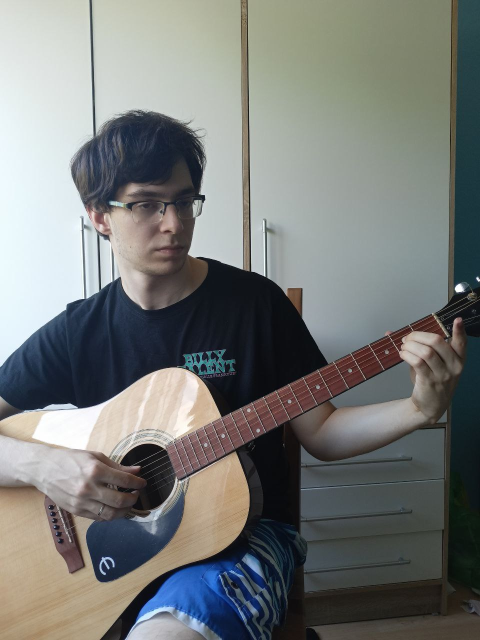
#> input picture src/data/raw_images/chords/A/far.jpg, 960 x 1280 px (shown at 1/2 size)
$ jupyter execute --allow-errors image_test.ipynb
#> lines starting #> are read from the running program, lines starting #| are printed output that depends on the picture
[cell 1]
from yolo.yolo import YOLO
import cv2
import numpy as np
import landmark.hand_landmarks
from importlib import reload

[cell 2]
img = cv2.imread('data/raw_images/chords/A/far.jpg')
#> img is the input picture: shape (1280, 960, 3); mean B, G, R 120, 122.2, 119.4

[cell 3]
print(img.shape)
#| (1280, 960, 3)
img_small = img.copy()

[cell 4]
img_small = img[640:1280]
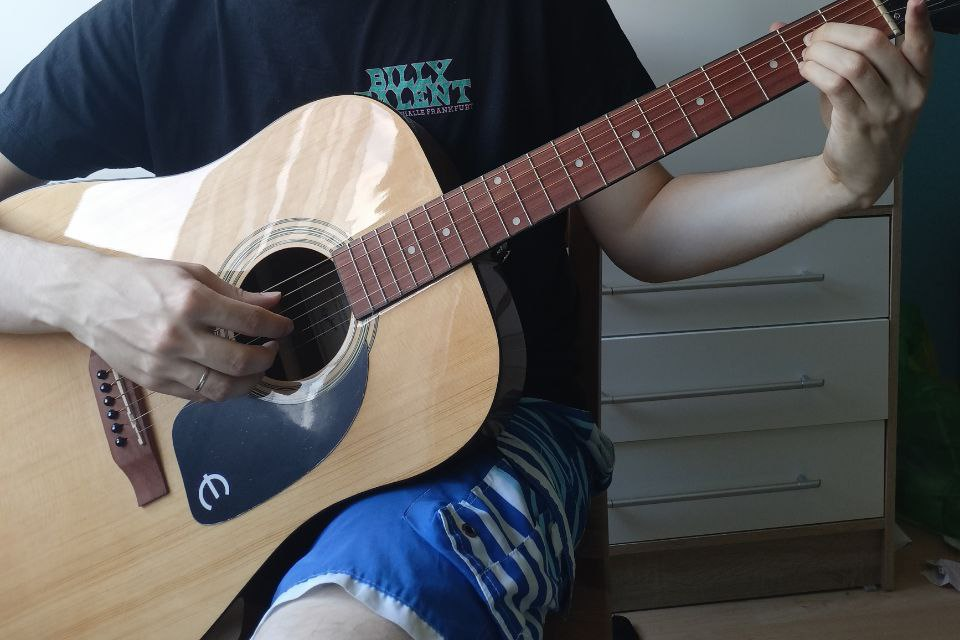
#> img_small: shape (640, 960, 3); mean B, G, R 90.2, 89.7, 90.8
# img_small = img.copy()
# img_small = cv2.resize(img_small, (320, 320))
scale = 2
# [4 lines of commented-out code are left out]

[cell 5]
print(img_small.shape)
#| (640, 960, 3)

[cell 6]
cv2.imshow('test', img_small)
cv2.waitKey(0)
cv2.destroyAllWindows()

[cell 7]
hand_landmarks = reload(landmark.hand_landmarks)
#> (the rest of this cell did not finish here and is left out)

#> (a cell that did not finish here is left out)

[cell 9]
# [4 lines of commented-out code are left out]

#> (a cell that did not finish here is left out)

#> (a cell that did not finish here is left out)

[cell 12]
chord_extr = {
    #     ymn, ymx, xmn, xmx
    'A': (500, 900, 350, 650),
    'B': (400, 800, 500, 900),
    'C': (400, 800, 500, 900),
    'D': (400, 800, 500, 900),
    'E': (400, 800, 500, 900),
    'F': (400, 800, 500, 900),
    'G': (400, 800, 500, 900)
}

for chord in ['A', 'B', 'C', 'D', 'E', 'F', 'G']:
    img = cv2.imread(f'data/raw_images/chords/{chord}/close.jpg')
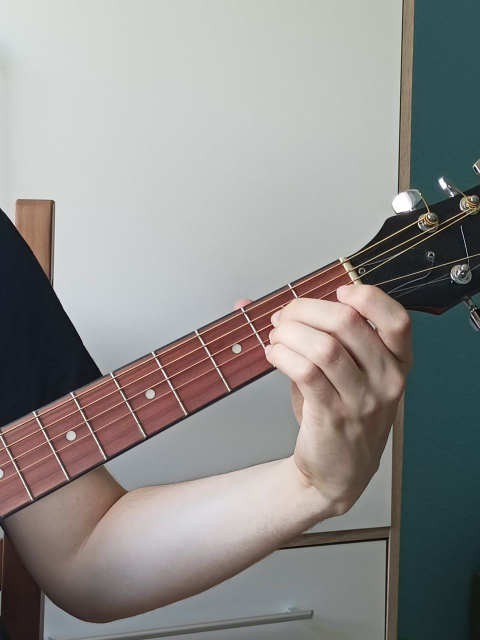
#> input picture src/data/raw_images/chords/A/close.jpg, 960 x 1280 px (shown at 1/2 size)
#> img is the input picture: shape (1280, 960, 3); mean B, G, R 138.8, 140.9, 142.5
    print(img.shape)
#| (1280, 960, 3)
    ymin = chord_extr[chord][0]
    ymax = chord_extr[chord][1]
    xmin = chord_extr[chord][2]
    xmax = chord_extr[chord][3]
    extracted = img[ymin:ymax, xmin:xmax]
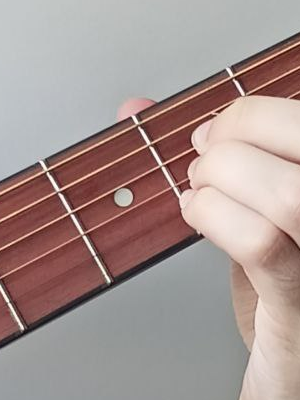
#> extracted: shape (400, 300, 3); mean B, G, R 145.5, 148.9, 166.2
    cv2.imwrite(f'data/extracted_chords/{chord}/orig.jpg', extracted)

[cell 13]
for chord in ['A', 'B', 'C', 'D', 'E', 'F', 'G']:
    img = cv2.imread(f'data/raw_images/chords/{chord}/close.jpg')
    extracted = cv2.resize(img, (img.shape[1]//4, img.shape[0]//4))
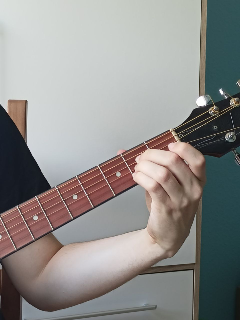
#> extracted: shape (320, 240, 3); mean B, G, R 138.9, 141, 142.6
    print(extracted.shape)
#| (320, 240, 3)
    cv2.imwrite(f'data/extracted_chords/{chord}/orig.jpg', extracted)
